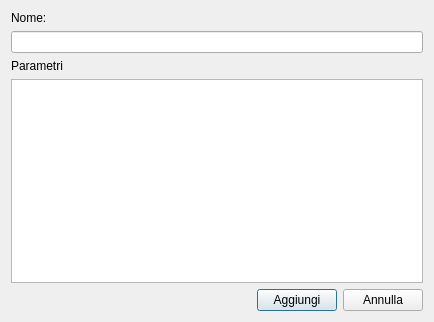
<ui version="4.0" >
 <class>AddElementWin_ui</class>
 <widget class="QDialog" name="AddElementWin_ui" >
  <property name="geometry" >
   <rect>
    <x>0</x>
    <y>0</y>
    <width>434</width>
    <height>322</height>
   </rect>
  </property>
  <property name="windowTitle" >
   <string>Aggiungi Elemento</string>
  </property>
  <layout class="QGridLayout" name="gridLayout_2" >
   <item row="0" column="0" >
    <widget class="QLabel" name="label" >
     <property name="text" >
      <string>Nome:</string>
     </property>
    </widget>
   </item>
   <item row="1" column="0" colspan="2" >
    <widget class="QLineEdit" name="nameEdt" />
   </item>
   <item row="2" column="0" >
    <widget class="QLabel" name="label_2" >
     <property name="text" >
      <string>Parametri</string>
     </property>
    </widget>
   </item>
   <item row="3" column="0" colspan="2" >
    <widget class="QTextEdit" name="parameterEdt" >
     <property name="tabChangesFocus" >
      <bool>true</bool>
     </property>
    </widget>
   </item>
   <item row="4" column="0" >
    <spacer name="horizontalSpacer" >
     <property name="orientation" >
      <enum>Qt::Horizontal</enum>
     </property>
     <property name="sizeHint" stdset="0" >
      <size>
       <width>235</width>
       <height>20</height>
      </size>
     </property>
    </spacer>
   </item>
   <item row="4" column="1" >
    <layout class="QGridLayout" name="gridLayout" >
     <item row="0" column="0" >
      <widget class="QPushButton" name="btnAdd" >
       <property name="text" >
        <string>Aggiungi</string>
       </property>
      </widget>
     </item>
     <item row="0" column="1" >
      <widget class="QPushButton" name="btnCancel" >
       <property name="text" >
        <string>Annulla</string>
       </property>
      </widget>
     </item>
    </layout>
   </item>
  </layout>
 </widget>
 <resources/>
 <connections/>
</ui>
